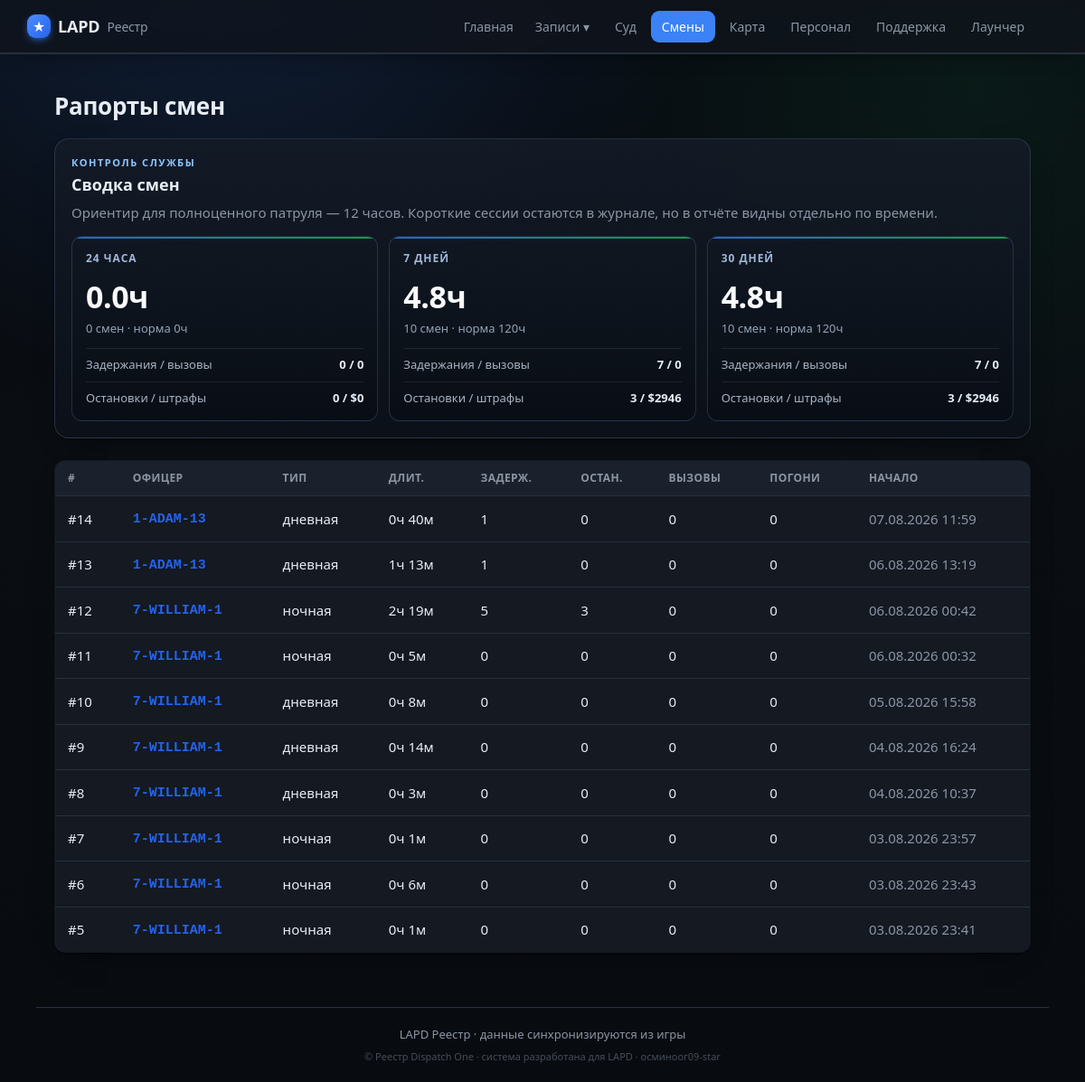
Page /shifts on the earlier database version.
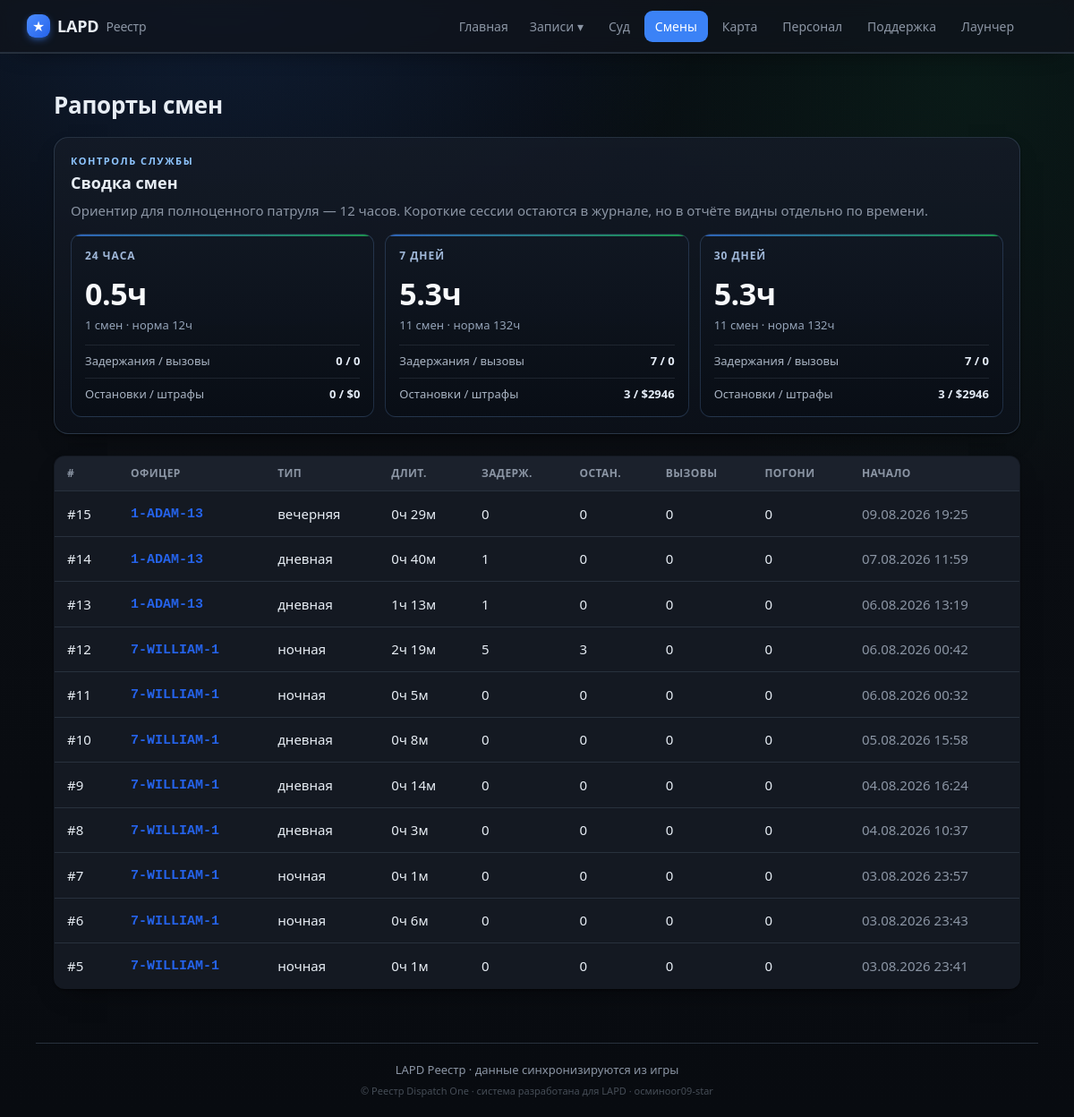
Same page on the later database version.
### tables this page shows
CREATE TABLE shifts (
                id INTEGER PRIMARY KEY AUTOINCREMENT,
                officer_id INTEGER NOT NULL,
                shift_type TEXT,
                started_at TEXT NOT NULL,
                ended_at TEXT,
                duration_min INTEGER DEFAULT 0,
                arrests INTEGER DEFAULT 0,
                traffic_stops INTEGER DEFAULT 0,
                pursuits INTEGER DEFAULT 0,
                pit INTEGER DEFAULT 0,
                callouts INTEGER DEFAULT 0,
                fines_total INTEGER DEFAULT 0,
                is_test INTEGER DEFAULT 0, source_ext TEXT,
                FOREIGN KEY (officer_id) REFERENCES officers(id)
            );

CREATE TABLE officers (
                id INTEGER PRIMARY KEY AUTOINCREMENT,
                callsign TEXT UNIQUE NOT NULL,
                name TEXT
            , current_status TEXT, status_since TEXT, rank TEXT, department TEXT, discord TEXT, is_admin INTEGER);

### app/main.py (the view)
@app.route("/shifts")
def shifts():
    return render_template("shifts.html", shifts=db.list_shifts(200),
                           periods=db.shift_periods())

### app/db.py (called while the page is built)
def fmt_dt(iso):
    try:
        dt = datetime.datetime.fromisoformat(iso)
        return dt.strftime("%d.%m.%Y %H:%M")
    except Exception:
        return iso or "—"

@contextmanager
def get_conn():
    conn = sqlite3.connect(config.DB_PATH)
    conn.row_factory = sqlite3.Row
    try:
        yield conn
        conn.commit()
    finally:
        conn.close()

def _row_to_shift(r):
    d = dict(r)
    d["is_test"] = bool(r["is_test"]) if "is_test" in r.keys() else False
    d["type_ru"] = SHIFT_TYPE_RU.get(r["shift_type"], r["shift_type"] or "—")
    dm = r["duration_min"] or 0
    d["duration_h"] = f"{dm // 60}ч {dm % 60}м"
    d["started_fmt"] = fmt_dt(r["started_at"])
    return d

def list_shifts(limit=100, officer_id=None):
    q = """SELECT shifts.*, officers.callsign, officers.name AS officer_name
           FROM shifts JOIN officers ON officers.id = shifts.officer_id"""
    params = []
    if officer_id:
        q += " WHERE shifts.officer_id=?"; params.append(officer_id)
    q += " ORDER BY shifts.id DESC LIMIT ?"; params.append(limit)
    with get_conn() as c:
        return [_row_to_shift(r) for r in c.execute(q, params).fetchall()]

### app/main.py (called while the page is built)
@app.context_processor
def inject_globals():
    return {"community": config.COMMUNITY_NAME, "STATUS_RU": db.STATUS_RU,
            "staff_label": db.staff_label,
            "static_export": os.environ.get("STATIC_EXPORT") == "1",
            "build_id": time.strftime("%Y%m%d")}

### app/templates/shifts.html (shortened to what this page needs)
{% extends "base.html" %}
{% block content %}
<div class="case-head">
  <h1>Рапорты смен</h1>
</div>
<section class="period-panel">
  <div class="section-kicker">Контроль службы</div>
  <h2>Сводка смен</h2>
  <p class="muted">Ориентир для полноценного патруля — 12 часов. Короткие сессии остаются в журнале, но в отчёте видны отдельно по времени.</p>
  <div class="period-grid">
    {% for p in periods %}
      <article class="period-card">
        <div class="period-title">{{ p.label }}</div>
        <div class="period-main">{{ p.hours }}ч</div>
        <div class="period-sub">{{ p.count }} смен · норма {{ (p.count * 12) }}ч</div>
        <div class="period-line">
          <span>Задержания / вызовы</span>
          <b>{{ p.arrests }} / {{ p.callouts }}</b>
        </div>
        <div class="period-line">
          <span>Остановки / штрафы</span>
          <b>{{ p.traffic_stops }} / ${{ p.fines_total }}</b>
        </div>
      </article>
    {% endfor %}
  </div>
</section>
{% if shifts %}
<table class="tbl">
  <thead><tr><th>#</th><th>Офицер</th><th>Тип</th><th>Длит.</th><th>Задерж.</th><th>Остан.</th><th>Вызовы</th><th>Погони</th><th>Начало</th></tr></thead>
  <tbody>
  {% for s in shifts %}
    <tr onclick="location='{{ url_for('shift_view', sid=s.id) }}'">
      <td><a class="row-link" href="{{ url_for('shift_view', sid=s.id) }}" onclick="event.stopPropagation()">#{{ s.id }}</a></td>
      <td>{% if s.callsign %}<a class="cs" href="{{ url_for('officer_view', callsign=s.callsign) }}" onclick="event.stopPropagation()">{{ s.callsign }}</a>{% else %}—{% endif %}
        {% if s.is_test %}<span class="tag test">ТЕСТ</span>{% endif %}</td>
      <td>{{ s.type_ru }}</td>
      <td>{{ s.duration_h }}</td>
      <td>{{ s.arrests }}</td>
      <td>{{ s.traffic_stops }}</td>
      <td>{{ s.callouts }}</td>
      <td>{{ s.pursuits }}</td>
      <td class="muted">{{ s.started_fmt }}</td>
    </tr>
  {% endfor %}
  </tbody>
</table>
{% else %}
  <p class="empty">Смен пока нет<span class="empty-sub">После закрытия игры агент отправит первый рапорт автоматически.</span></p>
{% endif %}
{% endblock %}

### app/templates/base.html (shortened to what this page needs)
<!doctype html>
<html lang="ru">
<head>
  <link rel="stylesheet" href="{{ url_for('static', filename='style.css') }}">
</head>
<body>
  <header class="topbar">
    <div class="wrap">
      <a class="brand" href="{{ url_for('index') }}">
        <span class="badge">★</span> {{ community }} <span class="sub">Реестр</span>
      </a>
      <nav>
        <a class="{% if request.endpoint == 'index' %}active{% endif %}" href="{{ url_for('index') }}">Главная</a>
        <div class="nav-drop">
          <span class="nav-drop-t">Записи ▾</span>
        </div>
        <a class="{% if request.endpoint == 'court' %}active{% endif %}" href="{{ url_for('court') }}">Суд</a>
        <a class="{% if request.endpoint == 'shifts' %}active{% endif %}" href="{{ url_for('shifts') }}">Смены</a>
        <a class="{% if request.endpoint == 'game_map' %}active{% endif %}" href="{{ url_for('game_map') }}">Карта</a>
        <a class="{% if request.endpoint == 'staff' %}active{% endif %}" href="{{ url_for('staff') }}">Персонал</a>
        <a class="{% if request.endpoint == 'support' %}active{% endif %}" href="{{ url_for('support') }}">Поддержка</a>
        <a class="{% if request.endpoint in ['launcher_page','register'] %}active{% endif %}" href="{{ url_for('launcher_page') }}">Лаунчер</a>
      </nav>
    </div>
  </header>
  <main class="wrap">
    {% block content %}{% endblock %}
  </main>
  <footer class="wrap foot">
    {{ community }} Реестр · данные синхронизируются из игры<br>
    <span class="foot-attr">© Реестр Dispatch One · система разработана для {{ community }} ·
      осминоог09-star</span>
  </footer>
</body>
</html>

Differences in the rows shown:
added shifts: id "15", callsign "1-ADAM-13", type_ru "вечерняя", duration_h "0ч 29м", arrests "0", traffic_stops "0", callouts "0", pursuits "0", started_fmt "09.08.2026 19:25"
Other differences:
new list line: "24 ЧАСА 0.5 ч 1 смен · норма 12 ч Задержания / вызовы 0 / 0 Остановки / штрафы 0 / $ 0"
new list line: "7 ДНЕЙ 5.3 ч 11 смен · норма 132 ч Задержания / вызовы 7 / 0 Остановки / штрафы 3 / $ 2946"
new list line: "30 ДНЕЙ 5.3 ч 11 смен · норма 132 ч Задержания / вызовы 7 / 0 Остановки / штрафы 3 / $ 2946"
list line gone: "24 ЧАСА 0.0 ч 0 смен · норма 0 ч Задержания / вызовы 0 / 0 Остановки / штрафы 0 / $ 0"
list line gone: "7 ДНЕЙ 4.8 ч 10 смен · норма 120 ч Задержания / вызовы 7 / 0 Остановки / штрафы 3 / $ 2946"
list line gone: "30 ДНЕЙ 4.8 ч 10 смен · норма 120 ч Задержания / вызовы 7 / 0 Остановки / штрафы 3 / $ 2946"
